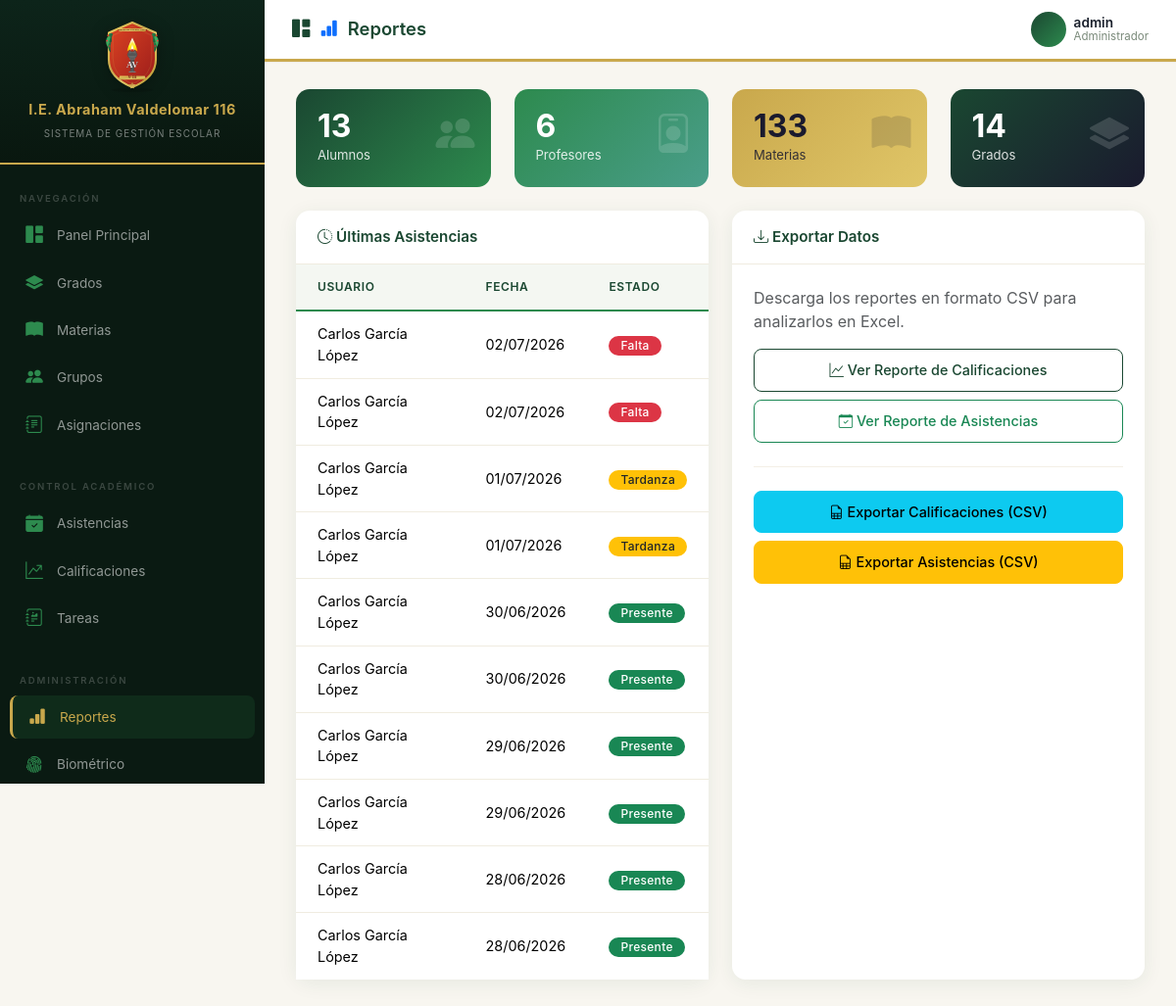
The app's page /reportes/dashboard/ (signed in) with its own data.
### usuarios/models.py (models this page shows, shortened)
class Usuario(AbstractUser):
    TIPO_USUARIO = [
        ('admin', 'Administrador'),
        ('director', 'Director'),
        ('profesor', 'Profesor'),
        ('alumno', 'Alumno'),
        ('padre', 'Padre de Familia'),
    ]
    rol = models.CharField(max_length=20, choices=TIPO_USUARIO, default='alumno')
    dni = models.CharField(max_length=8, unique=True, blank=True, null=True, verbose_name='DNI')
    telefono = models.CharField(max_length=15, blank=True, null=True)
    direccion = models.TextField(blank=True, null=True)
    foto = models.ImageField(upload_to='fotos/', blank=True, null=True)
    especialidad = models.CharField(max_length=200, blank=True, null=True, verbose_name='Especialidad')
    titulo_profesional = models.CharField(max_length=200, blank=True, null=True, verbose_name='Título Profesional')
    fecha_nacimiento = models.DateField(blank=True, null=True, verbose_name='Fecha de Nacimiento')
    class Meta:
        verbose_name = 'Usuario'
        verbose_name_plural = 'Usuarios'

### asistencias/models.py (models this page shows, shortened)
class Asistencia(models.Model):
    ESTADOS = [
        ('presente', 'Presente'),
        ('tarde', 'Tardanza'),
        ('falta', 'Falta'),
        ('justificada', 'Falta Justificada'),
    ]
    usuario = models.ForeignKey(
        settings.AUTH_USER_MODEL,
        on_delete=models.CASCADE,
        related_name='asistencias',
    )
    materia = models.ForeignKey(Materia, on_delete=models.CASCADE, related_name='asistencias', blank=True, null=True)
    fecha = models.DateField()
    hora_entrada = models.TimeField(blank=True, null=True)
    hora_salida = models.TimeField(blank=True, null=True)
    estado = models.CharField(max_length=20, choices=ESTADOS, default='presente')
    registrado_por = models.ForeignKey(
        settings.AUTH_USER_MODEL,
        on_delete=models.SET_NULL,
        null=True,
        blank=True,
        related_name='asistencias_registradas',
    )
    class Meta:
        verbose_name = 'Asistencia'
        verbose_name_plural = 'Asistencias'
        unique_together = ['usuario', 'fecha', 'materia']

### reportes/views.py (the view)
# urls.py: path('dashboard/', views.dashboard, name='dashboard'),
@staff_member_required
def dashboard(request):
    total_alumnos = Usuario.objects.filter(rol='alumno').count()
    total_profesores = Usuario.objects.filter(rol='profesor').count()
    total_materias = Materia.objects.count()
    total_grados = Grado.objects.count()
    ultimas_asistencias = Asistencia.objects.select_related('usuario').order_by('-fecha')[:10]
    return render(request, 'reportes/dashboard.html', {
        'total_alumnos': total_alumnos,
        'total_profesores': total_profesores,
        'total_materias': total_materias,
        'total_grados': total_grados,
        'ultimas_asistencias': ultimas_asistencias,
    })

### templates/reportes/dashboard.html (shortened to what this page needs)
{% extends 'base.html' %}
{% block page_title %}<i class="bi bi-bar-chart-fill text-primary"></i> Reportes{% endblock %}
{% block content %}
{% with section='reportes' icon='bar-chart-fill' %}
<div class="row g-4 mb-4 fade-in">
    <div class="col-md-3">
        <div class="stat-card bg-gradient-primary position-relative">
            <i class="bi bi-people-fill stat-icon"></i>
            <div class="stat-number">{{ total_alumnos }}</div>
            <div class="stat-label">Alumnos</div>
        </div>
    </div>
    <div class="col-md-3">
        <div class="stat-card bg-gradient-success position-relative">
            <i class="bi bi-person-badge stat-icon"></i>
            <div class="stat-number">{{ total_profesores }}</div>
            <div class="stat-label">Profesores</div>
        </div>
    </div>
    <div class="col-md-3">
        <div class="stat-card bg-gradient-warning position-relative">
            <i class="bi bi-book-fill stat-icon"></i>
            <div class="stat-number">{{ total_materias }}</div>
            <div class="stat-label">Materias</div>
        </div>
    </div>
    <div class="col-md-3">
        <div class="stat-card bg-gradient-info position-relative">
            <i class="bi bi-layers-fill stat-icon"></i>
            <div class="stat-number">{{ total_grados }}</div>
            <div class="stat-label">Grados</div>
        </div>
    </div>
</div>
<div class="row g-4 fade-in">
    <div class="col-md-6">
        <div class="card h-100">
            <div class="card-header"><i class="bi bi-clock-history"></i> Últimas Asistencias</div>
            <div class="card-body p-0">
                <table class="table mb-0">
                    <thead>
                        <tr><th>Usuario</th><th>Fecha</th><th>Estado</th></tr>
                    </thead>
                    <tbody>
                        {% for a in ultimas_asistencias %}
                        <tr>
                            <td>{{ a.usuario.get_full_name }}</td>
                            <td>{{ a.fecha|date:"d/m/Y" }}</td>
                            <td>
                                <span class="badge-custom badge
                                    {% if a.estado == 'presente' %}bg-success
                                    {% elif a.estado == 'tarde' %}bg-warning text-dark
                                    {% elif a.estado == 'justificada' %}bg-info text-dark
                                    {% else %}bg-danger{% endif %}">
                                    {{ a.get_estado_display }}
                                </span>
                            </td>
                        </tr>
                        {% empty %}
                        <tr><td colspan="3" class="text-center text-muted py-3">Sin registros</td></tr>
                        {% endfor %}
                    </tbody>
                </table>
            </div>
        </div>
    </div>
    <div class="col-md-6">
        <div class="card h-100">
            <div class="card-header"><i class="bi bi-download"></i> Exportar Datos</div>
            <div class="card-body">
                <p class="text-muted">Descarga los reportes en formato CSV para analizarlos en Excel.</p>
                <div class="d-grid gap-2">
                    <a href="{% url 'reporte_calificaciones' %}" class="btn btn-outline-primary">
                        <i class="bi bi-graph-up"></i> Ver Reporte de Calificaciones
                    </a>
                    <a href="{% url 'reporte_asistencias' %}" class="btn btn-outline-success">
                        <i class="bi bi-calendar-check"></i> Ver Reporte de Asistencias
                    </a>
                    <hr>
                    <a href="{% url 'exportar_calificaciones' %}" class="btn btn-info">
                        <i class="bi bi-file-earmark-spreadsheet"></i> Exportar Calificaciones (CSV)
                    </a>
                    <a href="{% url 'exportar_asistencias' %}" class="btn btn-warning">
                        <i class="bi bi-file-earmark-spreadsheet"></i> Exportar Asistencias (CSV)
                    </a>
                </div>
            </div>
        </div>
    </div>
</div>
{% endwith %}
{% endblock %}

### templates/base.html (shortened to what this page needs)
<!DOCTYPE html>
<html lang="es">
<head>
    <link href="https://cdn.jsdelivr.net/npm/bootstrap@5.3.3/dist/css/bootstrap.min.css" rel="stylesheet">
    <link rel="stylesheet" href="https://cdn.jsdelivr.net/npm/bootstrap-icons@1.11.3/font/bootstrap-icons.min.css">
    <link rel="stylesheet" href="/static/css/styles.css">
</head>
<body>
{% if user.is_authenticated %}
<div class="wrapper">
    <nav class="sidebar" id="sidebar">
        <div class="sidebar-header">
            <img src="/static/img/escudo.svg" alt="Escudo" class="escudo-img">
            <h3>I.E. Abraham Valdelomar 116</h3>
            <small>Sistema de Gestión Escolar</small>
        </div>
        <div class="sidebar-menu">
            {% if user.rol == 'alumno' %}
            <ul class="nav flex-column">
                <li class="nav-item active">
                    <a class="nav-link" href="{% url 'home' %}">
                        <i class="bi bi-house-fill"></i> Inicio
                    </a>
                </li>
            </ul>
            <div class="menu-label">Académico</div>
            <ul class="nav flex-column">
                <li class="nav-item">
                    <a class="nav-link" href="{% url 'mis_cursos' %}">
                        <i class="bi bi-briefcase-fill"></i> Mis Cursos
                    </a>
                </li>
                <li class="nav-item">
                    <a class="nav-link" href="{% url 'plan_estudios' %}">
                        <i class="bi bi-journal-bookmark-fill"></i> Plan de Estudios
                    </a>
                </li>
                <li class="nav-item">
                    <a class="nav-link" href="{% url 'mis_horarios' %}">
                        <i class="bi bi-clock-fill"></i> Mi Horario
                    </a>
                </li>
                <li class="nav-item">
                    <a class="nav-link" href="{% url 'lista_calificaciones' %}">
                        <i class="bi bi-star-fill"></i> Mis Notas
                    </a>
                </li>
                <li class="nav-item">
                    <a class="nav-link" href="{% url 'mis_asistencias' %}">
                        <i class="bi bi-clipboard2-check-fill"></i> Mi Asistencia
                    </a>
                </li>
                <li class="nav-item">
                    <a class="nav-link" href="{% url 'lista_tareas' %}">
                        <i class="bi bi-journal-text"></i> Tareas
                    </a>
                </li>
                <li class="nav-item">
                    <a class="nav-link" href="{% url 'lista_materias' %}">
                        <i class="bi bi-box-seam-fill"></i> Materiales
                    </a>
                </li>
            </ul>
            <div class="menu-label">Formación</div>
            <ul class="nav flex-column">
                <li class="nav-item">
                    <a class="nav-link disabled" href="#" tabindex="-1" aria-disabled="true" style="opacity:0.45;">
                        <i class="bi bi-heart-fill"></i> Conducta
                    </a>
                </li>
                <li class="nav-item">
                    <a class="nav-link disabled" href="#" tabindex="-1" aria-disabled="true" style="opacity:0.45;">
                        <i class="bi bi-award-fill"></i> Logros
                    </a>
                </li>
            </ul>
            <div class="menu-label">Comunicación</div>
            <ul class="nav flex-column">
                <li class="nav-item">
                    <a class="nav-link disabled" href="#" tabindex="-1" aria-disabled="true" style="opacity:0.45;">
                        <i class="bi bi-megaphone-fill"></i> Comunicados
                    </a>
                </li>
                <li class="nav-item">
                    <a class="nav-link disabled" href="#" tabindex="-1" aria-disabled="true" style="opacity:0.45;">
                        <i class="bi bi-chat-dots-fill"></i> Mensajes
                    </a>
                </li>
            </ul>
            <div class="menu-label">Cuenta</div>
            <ul class="nav flex-column">
                <li class="nav-item">
                    <a class="nav-link" href="{% url 'perfil' %}">
                        <i class="bi bi-person-fill"></i> Mi Perfil
                    </a>
                </li>
                <li class="nav-item">
                    <a class="nav-link disabled" href="#" tabindex="-1" aria-disabled="true" style="opacity:0.45;">
                        <i class="bi bi-gear-fill"></i> Configuración
                    </a>
                </li>
            </ul>
            <div class="sidebar-logout mt-auto">
                <form method="post" action="{% url 'logout' %}" class="d-inline w-100">
                    {% csrf_token %}
                    <button type="submit" class="sidebar-logout-btn">
                        <i class="bi bi-box-arrow-right"></i> Cerrar Sesión
                    </button>
                </form>
            </div>
            {% else %}
            <div class="menu-label">Navegación</div>
            <ul class="nav flex-column">
                <li class="nav-item">
                    <a class="nav-link" href="{% url 'home' %}">
                        <i class="bi bi-grid-1x2-fill"></i> Panel Principal
                    </a>
                </li>
                {% if user.rol == 'admin' or user.rol == 'director' or user.rol == 'profesor' %}
                <li class="nav-item">
                    <a class="nav-link" href="{% url 'lista_grados' %}">
                        <i class="bi bi-layers-fill"></i> Grados
                    </a>
                </li>
                {% endif %}
                <li class="nav-item">
                    <a class="nav-link" href="{% url 'lista_materias' %}">
                        <i class="bi bi-book-fill"></i> Materias
                    </a>
                </li>
                {% if user.rol == 'admin' or user.rol == 'director' %}
                <li class="nav-item">
                    <a class="nav-link" href="{% url 'lista_grupos' %}">
                        <i class="bi bi-people-fill"></i> Grupos
                    </a>
                </li>
                {% endif %}
                <li class="nav-item">
                    <a class="nav-link" href="{% url 'lista_asignaciones' %}">
                        <i class="bi bi-journal-text"></i> Asignaciones
                    </a>
                </li>
            </ul>
            <div class="menu-label mt-3">Control Académico</div>
            <ul class="nav flex-column">
                {% if user.rol == 'profesor' or user.rol == 'admin' or user.rol == 'director' %}
                <li class="nav-item">
                    <a class="nav-link" href="{% url 'lista_asistencias' %}">
                        <i class="bi bi-calendar-check-fill"></i> Asistencias
                    </a>
                </li>
                <li class="nav-item">
                    <a class="nav-link" href="{% url 'lista_calificaciones' %}">
                        <i class="bi bi-graph-up-arrow"></i> Calificaciones
                    </a>
                </li>
                {% endif %}
                <li class="nav-item">
                    <a class="nav-link" href="{% url 'lista_tareas' %}">
                        <i class="bi bi-journal-richtext"></i> Tareas
                    </a>
                </li>
            </ul>
            {% if user.rol == 'admin' or user.rol == 'director' %}
            <div class="menu-label mt-3">Administración</div>
            <ul class="nav flex-column">
                <li class="nav-item">
                    <a class="nav-link" href="{% url 'dashboard' %}">
                        <i class="bi bi-bar-chart-fill"></i> Reportes
                    </a>
                </li>
                <li class="nav-item">
                    <a class="nav-link" href="{% url 'lista_dispositivos' %}">
                        <i class="bi bi-fingerprint"></i> Biométrico
                    </a>
                </li>
            </ul>
            {% endif %}
            {% endif %}
        </div>
    </nav>
    <div class="content">
        <nav class="top-navbar">
            <div class="d-flex align-items-center gap-3">
                <div class="page-title">
                    <i class="bi bi-{{ icon|default:'grid-1x2-fill' }}"></i>
                    {% block page_title %}Panel Principal{% endblock %}
                </div>
            </div>
            <div class="user-dropdown dropdown">
                <div class="d-flex align-items-center gap-2" data-bs-toggle="dropdown">
                    <div class="user-avatar">
                    </div>
                    <div class="user-info d-none d-md-block">
                        <div class="user-name">{{ user.get_full_name|default:user.username }}</div>
                        <div class="user-role">{{ user.get_rol_display }}</div>
                    </div>
                </div>
            </div>
        </nav>
        <main class="main-content">
            {% block content %}{% endblock %}
        </main>
    </div>
</div>
{% else %}
    {% block auth_content %}{% endblock %}
{% endif %}
</body>
</html>

### records on screen
Usuario: get_full_name "admin", rol "Administrador"
Asistencia: usuario.get_full_name "Carlos García López", fecha "02/07/2026", estado "Falta"
Asistencia: usuario.get_full_name "Carlos García López", fecha "02/07/2026", estado "Falta"
Asistencia: usuario.get_full_name "Carlos García López", fecha "01/07/2026", estado "Tardanza"
Asistencia: usuario.get_full_name "Carlos García López", fecha "01/07/2026", estado "Tardanza"
Asistencia: usuario.get_full_name "Carlos García López", fecha "30/06/2026", estado "Presente"
Asistencia: usuario.get_full_name "Carlos García López", fecha "30/06/2026", estado "Presente"
Asistencia: usuario.get_full_name "Carlos García López", fecha "29/06/2026", estado "Presente"
Asistencia: usuario.get_full_name "Carlos García López", fecha "29/06/2026", estado "Presente"
Asistencia: usuario.get_full_name "Carlos García López", fecha "28/06/2026", estado "Presente"
Asistencia: usuario.get_full_name "Carlos García López", fecha "28/06/2026", estado "Presente"

### other values on screen
{{ total_alumnos }} "13"
{{ total_profesores }} "6"
{{ total_materias }} "133"
{{ total_grados }} "14"
